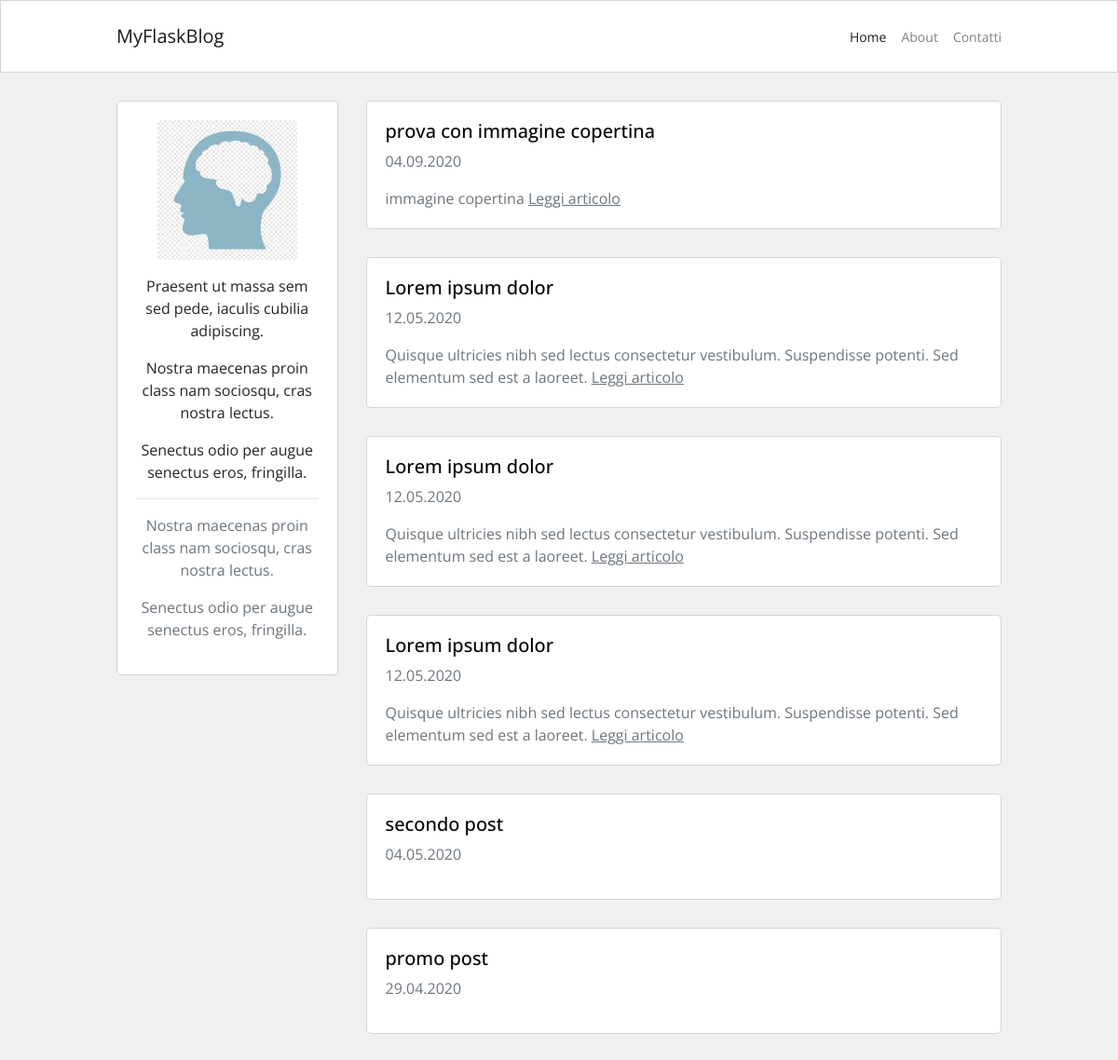
Before: / with the older database file.
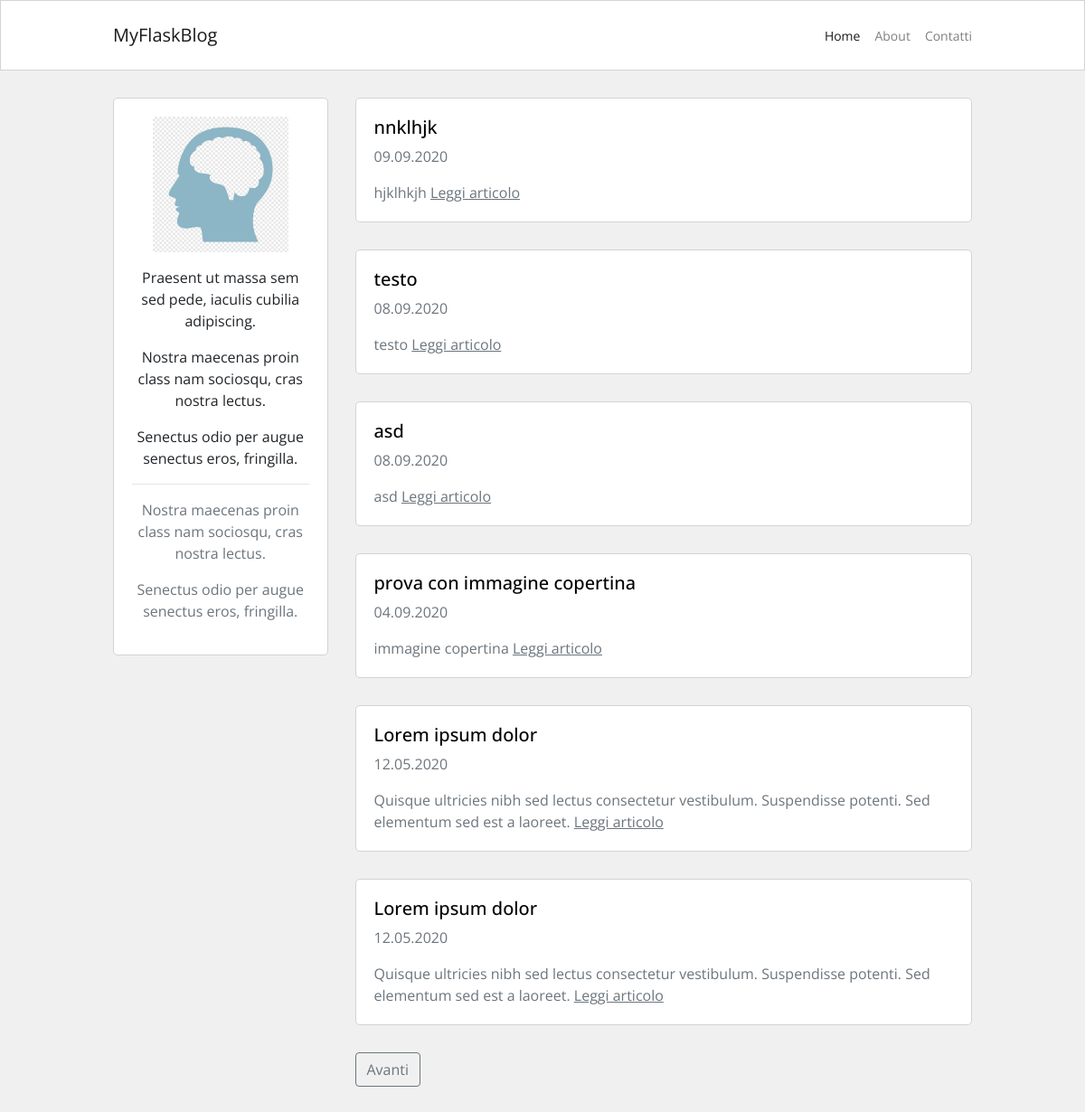
After: the same page with the newer database file.
### blog/models.py (models this page shows, shortened)
class Post(db.Model):
    id = db.Column(db.Integer, primary_key=True)
    user_id = db.Column(db.Integer, db.ForeignKey('user.id'), nullable=False)
    created_at = db.Column(db.DateTime, default=datetime.now)
    title = db.Column(db.String(120), nullable=False)
    description = db.Column(db.String(240))
    body = db.Column(db.Text(), nullable=False)
    slug = db.Column(db.String(250))
    image = db.Column(db.String(120))

### blog/routes.py (the view)
@app.route("/")
def homepage():
    page_number = request.args.get('page', 1, type=int)
    posts = Post.query.order_by(Post.created_at.desc()).paginate(page_number, 6, True)
    if posts.has_next:
        next_page = url_for('homepage', page=posts.next_num)
    else:
        next_page = None
    if posts.has_prev:
        previous_page = url_for('homepage', page=posts.prev_num)
    else:
        previous_page = None
    return render_template(
        "homepage.html",
        posts=posts,
        current_page=page_number,
        next_page=next_page,
        previous_page=previous_page)

### blog/templates/homepage.html (shortened to what this page needs)
{% extends 'base.html' %}
{% block content %}
<div class="container content-container">
    <div class="row no-gutters">
        <div class="col-md-9 order-md-2">
            {% for post in posts.items %}
            <div class="single-post-home">
                <h5>
                    <a class="custom-link" href="{{ url_for('post_detail', post_slug=post.slug) }}">
                        {{ post.title }}
                    </a>
                </h5>
                <p class="p-small-two text-muted">{{ post.created_at.strftime('%d.%m.%Y') }}</p>
                {% if post.description %}
                <p class="p-small-one text-muted mb-0">
                    {{ post.description }}
                  <a class="read-more" href="{{ url_for('post_detail', post_slug=post.slug) }}">Leggi articolo</a>
                </p>
                {% endif %}
            </div>
            {% endfor %}
            <div class="pagination-block">
                {% if next_page %}
                <a class="btn bnt-sm btn-outline-secondary" href="{{ next_page }}">Avanti</a>
                {% endif %}
            </div>
        </div>
        <div class="col-md-3 order-md-1">
            {% include 'about_me_snippet.html' %}
        </div>
    </div>
</div>
{% endblock %}

Changed rows visible on the page:
no longer on this page (row unchanged): Post: title "Lorem ipsum dolor", created_at "12.05.2020", description "Quisque ultricies nibh sed lectus consectetur vestibulum. Suspendisse potenti. Sed elementum sed est a laoreet."
no longer on this page (row unchanged): Post: title "secondo post", created_at "04.05.2020"
no longer on this page (row unchanged): Post: title "promo post", created_at "29.04.2020"
added Post: title "nnklhjk", created_at "09.09.2020", description "hjklhkjh"
added Post: title "testo", created_at "08.09.2020", description "testo"
added Post: title "asd", created_at "08.09.2020", description "asd"
Other visible differences:
text now shown: "Avanti"
